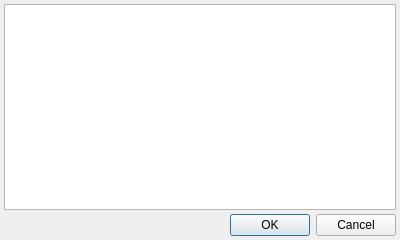
<?xml version="1.0" encoding="UTF-8"?>
<ui version="4.0">
 <class>RLSExtendedVectorEditor</class>
 <widget class="QDialog" name="RLSExtendedVectorEditor">
  <property name="windowModality">
   <enum>Qt::ApplicationModal</enum>
  </property>
  <property name="geometry">
   <rect>
    <x>0</x>
    <y>0</y>
    <width>400</width>
    <height>240</height>
   </rect>
  </property>
  <property name="minimumSize">
   <size>
    <width>400</width>
    <height>240</height>
   </size>
  </property>
  <property name="windowTitle">
   <string>Dialog</string>
  </property>
  <layout class="QGridLayout" name="gridLayout">
   <property name="margin">
    <number>4</number>
   </property>
   <property name="spacing">
    <number>4</number>
   </property>
   <item row="0" column="0">
    <widget class="CItemListView" name="tblItems"/>
   </item>
   <item row="1" column="0">
    <widget class="QDialogButtonBox" name="buttonBox">
     <property name="orientation">
      <enum>Qt::Horizontal</enum>
     </property>
     <property name="standardButtons">
      <set>QDialogButtonBox::Cancel|QDialogButtonBox::Ok</set>
     </property>
    </widget>
   </item>
  </layout>
 </widget>
 <customwidgets>
  <customwidget>
   <class>CItemListView</class>
   <extends>QTableView</extends>
   <header>library/ItemListView.h</header>
  </customwidget>
 </customwidgets>
 <resources/>
 <connections>
  <connection>
   <sender>buttonBox</sender>
   <signal>accepted()</signal>
   <receiver>RLSExtendedVectorEditor</receiver>
   <slot>accept()</slot>
   <hints>
    <hint type="sourcelabel">
     <x>248</x>
     <y>254</y>
    </hint>
    <hint type="destinationlabel">
     <x>157</x>
     <y>274</y>
    </hint>
   </hints>
  </connection>
  <connection>
   <sender>buttonBox</sender>
   <signal>rejected()</signal>
   <receiver>RLSExtendedVectorEditor</receiver>
   <slot>reject()</slot>
   <hints>
    <hint type="sourcelabel">
     <x>316</x>
     <y>260</y>
    </hint>
    <hint type="destinationlabel">
     <x>286</x>
     <y>274</y>
    </hint>
   </hints>
  </connection>
 </connections>
</ui>
